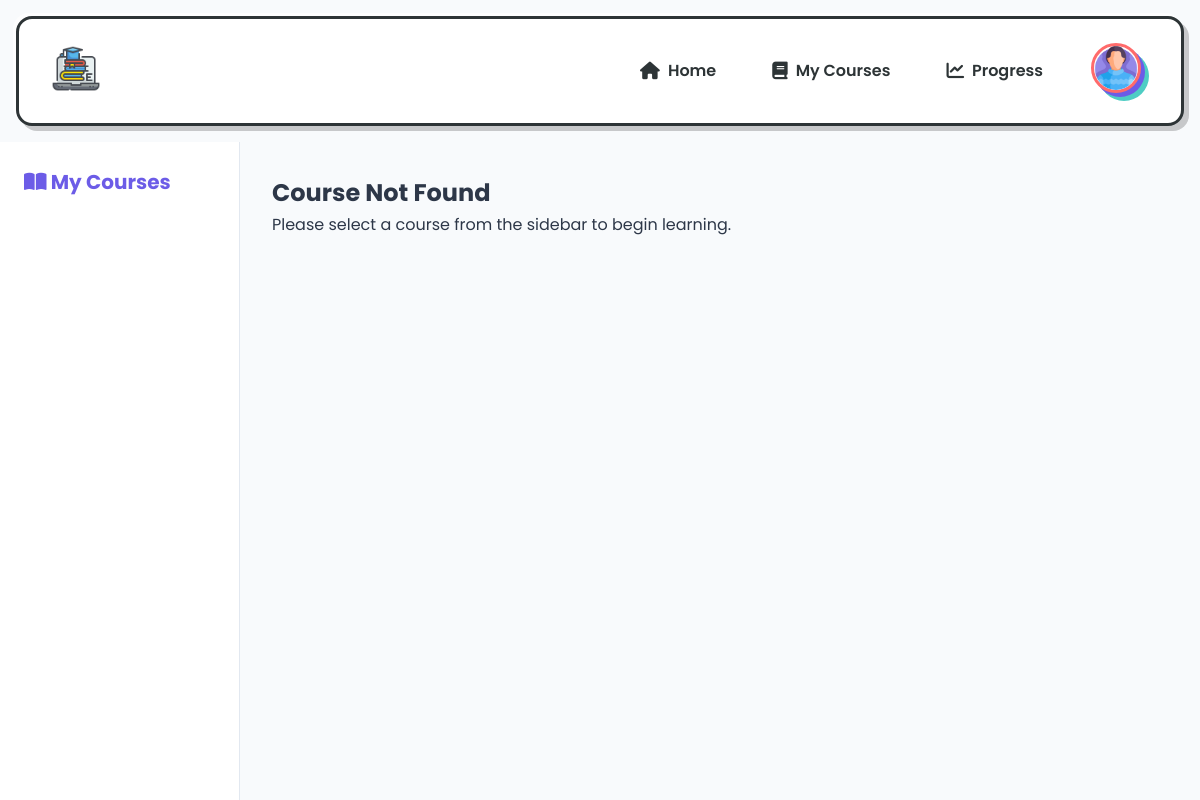
Before: /Backend/continueCourse.php (signed in) with the older database file.
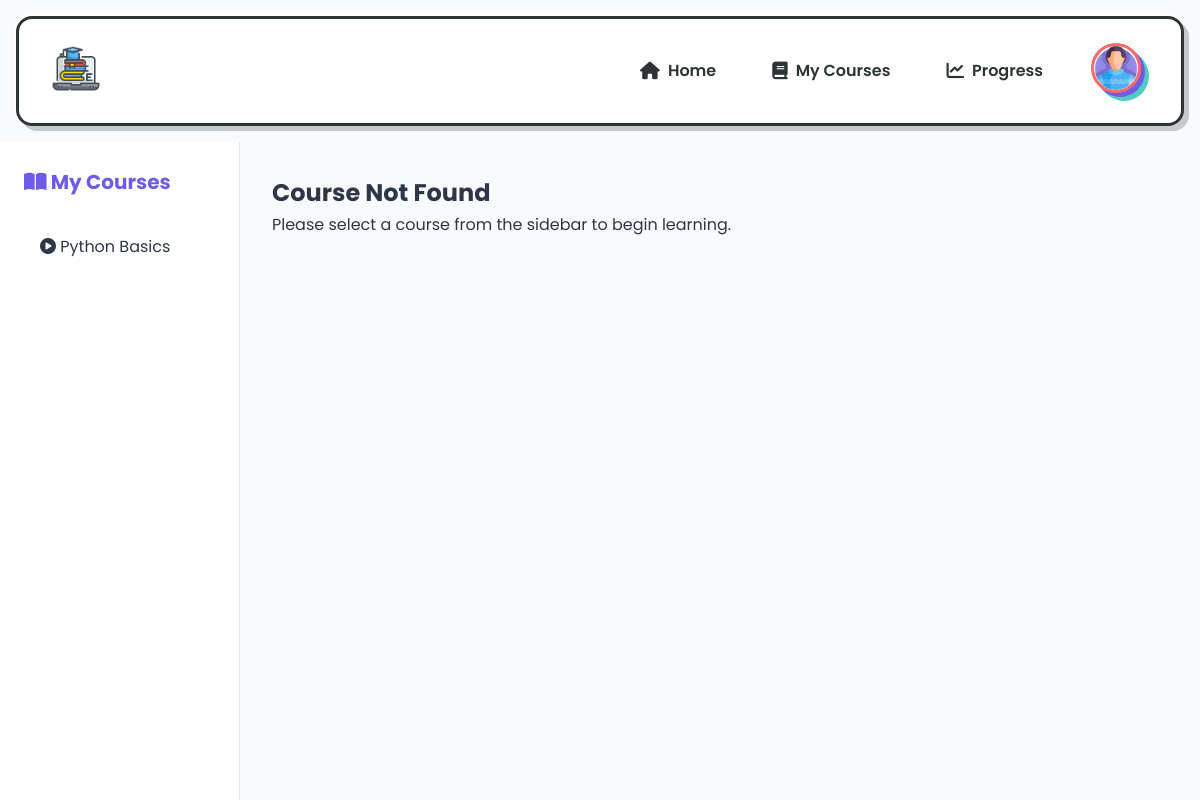
After: the same page with the newer database file.
### tables this page shows
CREATE TABLE `courses` (
  `id` int(11) NOT NULL,
  `title` varchar(100) NOT NULL,
  `author` varchar(100) DEFAULT NULL,
  `description` text DEFAULT NULL,
  `image` varchar(255) DEFAULT NULL,
  `video_link` varchar(255) DEFAULT NULL,
  `resource_link` varchar(255) DEFAULT NULL,
  `upload_resource` varchar(255) DEFAULT NULL,
  `category` varchar(50) DEFAULT NULL,
  `rating` float NOT NULL DEFAULT 0,
  `rating_count` int(11) DEFAULT 0,
  `price` decimal(10,2) DEFAULT 0.00,
  `created_at` timestamp NOT NULL DEFAULT current_timestamp(),
  `subject` varchar(255) DEFAULT NULL,
  `PrimaryID` int(11) NOT NULL
);

### Backend/continueCourse.php (the view, shortened to what the changed rows need)
<?php
require_once 'db.php';
$course_id = isset($_GET['course_id']) ? intval($_GET['course_id']) : 0;
$stmt = $conn->prepare("SELECT * FROM courses WHERE PrimaryID = ?");
$stmt->bind_param("i", $course_id);
$stmt->execute();
$course = $stmt->get_result()->fetch_assoc();
$current_rating = $course['rating'] ?? 0;
$rating_count = $course['rating_count'] ?? 0;
$user_id = $_SESSION['user_id'];
$enrolled_stmt = $conn->prepare("
    SELECT c.PrimaryID, c.title
    FROM user_courses uc
    JOIN courses c ON uc.course_id = c.PrimaryID
    WHERE uc.user_id = ?
    ORDER BY c.title
");
$enrolled_stmt->bind_param("i", $user_id);
$enrolled_stmt->execute();
$enrolled_courses = $enrolled_stmt->get_result()->fetch_all(MYSQLI_ASSOC);
?>
<!DOCTYPE html>
<html lang="en">
<head>
  <link rel="stylesheet" href="https://cdnjs.cloudflare.com/ajax/libs/font-awesome/6.4.0/css/all.min.css">
  <link rel="stylesheet" href="../User Dashboard/styles.css">
</head>
<body>
  <div class="learning-container">
    <aside class="course-sidebar">
      <div class="sidebar-header">
        <h2><i class="fas fa-book-open"></i> My Courses</h2>
      </div>
      <ul class="course-list">
        <?php foreach ($enrolled_courses as $ecourse): ?>
          <li class="course-item">
            <a href="continueCourse.php?course_id=<?php echo $ecourse['PrimaryID']; ?>"
               class="course-link <?php echo ($ecourse['PrimaryID'] == $course_id) ? 'active' : ''; ?>">
              <i class="fas fa-play-circle"></i> <?php echo htmlspecialchars($ecourse['title']); ?>
            </a>
          </li>
        <?php endforeach; ?>
      </ul>
    </aside>
    <main class="course-content">
      <?php if ($course): ?>
        <h1 class="course-title"><?php echo htmlspecialchars($course['title']); ?></h1>
        <div class="course-video-container">
            <?php
            $videoUrl = '';
            if (!empty($course['video_link'])) {
                if (str_contains($course['video_link'], 'youtube.com') || str_contains($course['video_link'], 'youtu.be')) {
                    $videoUrl = convertYoutubeUrlToEmbed($course['video_link']);
                } else {
                    $videoUrl = $course['video_link'];
                }
            }
            if (!empty($videoUrl)): ?>
                <iframe class="course-video"
                        src="<?php echo htmlspecialchars($videoUrl) ?>?rel=0&modestbranding=1"
                        frameborder="0"
                        allow="accelerometer; autoplay; clipboard-write; encrypted-media; gyroscope; picture-in-picture"
                        allowfullscreen></iframe>
                        <!-- <video class="course-video"
                            src="<?php echo htmlspecialchars($videoUrl); ?>"
                            controls
                            autoplay
                            onerror="this.src='../Asset/cpp.mp4'">
                            Your browser does not support the video tag.
                        </video> -->
            <?php else: ?>
                <div class="video-placeholder">
                    <!-- <i class="fas fa-video-slash"></i>
                    <p>Video content not available</p> -->
                    <video class="course-video"
                            src="<?php echo htmlspecialchars($videoUrl); ?>"
                            controls
                            autoplay
                            onerror="this.src='../Asset/cpp.mp4'">
                            Your browser does not support the video tag.
                        </video>
                    <?php if (empty($course['video_link'])): ?>
                        <p class="debug-info">No video link provided in database</p>
                    <?php endif; ?>
                </div>
            <?php endif; ?>
        </div>
        <div class="course-description">
            <h3>About This Course</h3>
            <div class="rating-display" style="margin: 10px 0;">
                <?php
                $full_stars = floor($current_rating);
                $has_half_star = ($current_rating - $full_stars) >= 0.5;
                $empty_stars = 5 - $full_stars - ($has_half_star ? 1 : 0);
                for ($i = 0; $i < $full_stars; $i++) {
                    echo '<i class="fas fa-star" style="color: #f6ad55;"></i>';
                }
                if ($has_half_star) {
                    echo '<i class="fas fa-star-half-alt" style="color: #f6ad55;"></i>';
                }
                for ($i = 0; $i < $empty_stars; $i++) {
                    echo '<i class="far fa-star" style="color: #f6ad55;"></i>';
                }
                ?>
                <span style="margin-left: 5px;"><?php echo number_format($current_rating, 1); ?> (<?php echo $rating_count; ?> ratings)</span>
            </div>
            <p><?php echo nl2br(htmlspecialchars($course['description'])); ?></p>
        </div>
        <?php if ($course['resource_link']): ?>
          <div class="course-resources">
            <h3><i class="fas fa-file-alt"></i> Resources</h3>
            <a href="<?php echo htmlspecialchars($course['resource_link']); ?>" class="resource-link" target="_blank">
              Study Materials
            </a>
          </div>
<?php if (!empty($course['upload_resource'])): ?>
<div class="resource-download" style="margin-top: 2rem; background: #f8f9fa; padding: 1.5rem; border-radius: 8px;">
    <h3 style="font-size: 1.25rem; margin-bottom: 1rem; color: #2d3748;">
        <i class="fas fa-file-download"></i> Study Materials
    </h3>
    <?php
    if (json_decode($course['upload_resource'])) {
        $resources = json_decode($course['upload_resource'], true);
        foreach ($resources as $resource): ?>
            <a href="../Admin/uploads/<?php echo htmlspecialchars($resource); ?>"
               class="download-btn"
               download
               style="display: inline-flex; align-items: center; background: #6a0dad; color: white; padding: 0.75rem 1.5rem; border-radius: 6px; text-decoration: none; margin-right: 1rem; margin-bottom: 1rem; transition: all 0.3s;">
                <i class="fas fa-download" style="margin-right: 8px;"></i>
                Download <?php echo pathinfo($resource, PATHINFO_EXTENSION); ?> File
            </a>
        <?php endforeach;
    } else {
        $resource = $course['upload_resource'];
        ?>
        <a href="../Admin/uploads/<?php echo htmlspecialchars($resource); ?>"
           class="download-btn"
           download
           style="display: inline-flex; align-items: center; background: #6a0dad; color: white; padding: 0.75rem 1.5rem; border-radius: 6px; text-decoration: none; transition: all 0.3s;">
            <i class="fas fa-download" style="margin-right: 8px;"></i>
            Download Study Materials (<?php echo strtoupper(pathinfo($resource, PATHINFO_EXTENSION)); ?>)
        </a>
    <?php } ?>
    <p style="font-size: 0.9rem; color: #718096; margin-top: 1rem;">
        <i class="fas fa-info-circle"></i> File will download automatically when clicked
    </p>
</div>
<?php endif; ?>
        <?php endif; ?>
      <?php else: ?>
        <div class="no-course-selected">
          <h2>Course Not Found</h2>
        </div>
      <?php endif; ?>
    </main>
  </div>
</body>
</html>

Changed rows visible on the page:
added courses: title "Python Basics"
